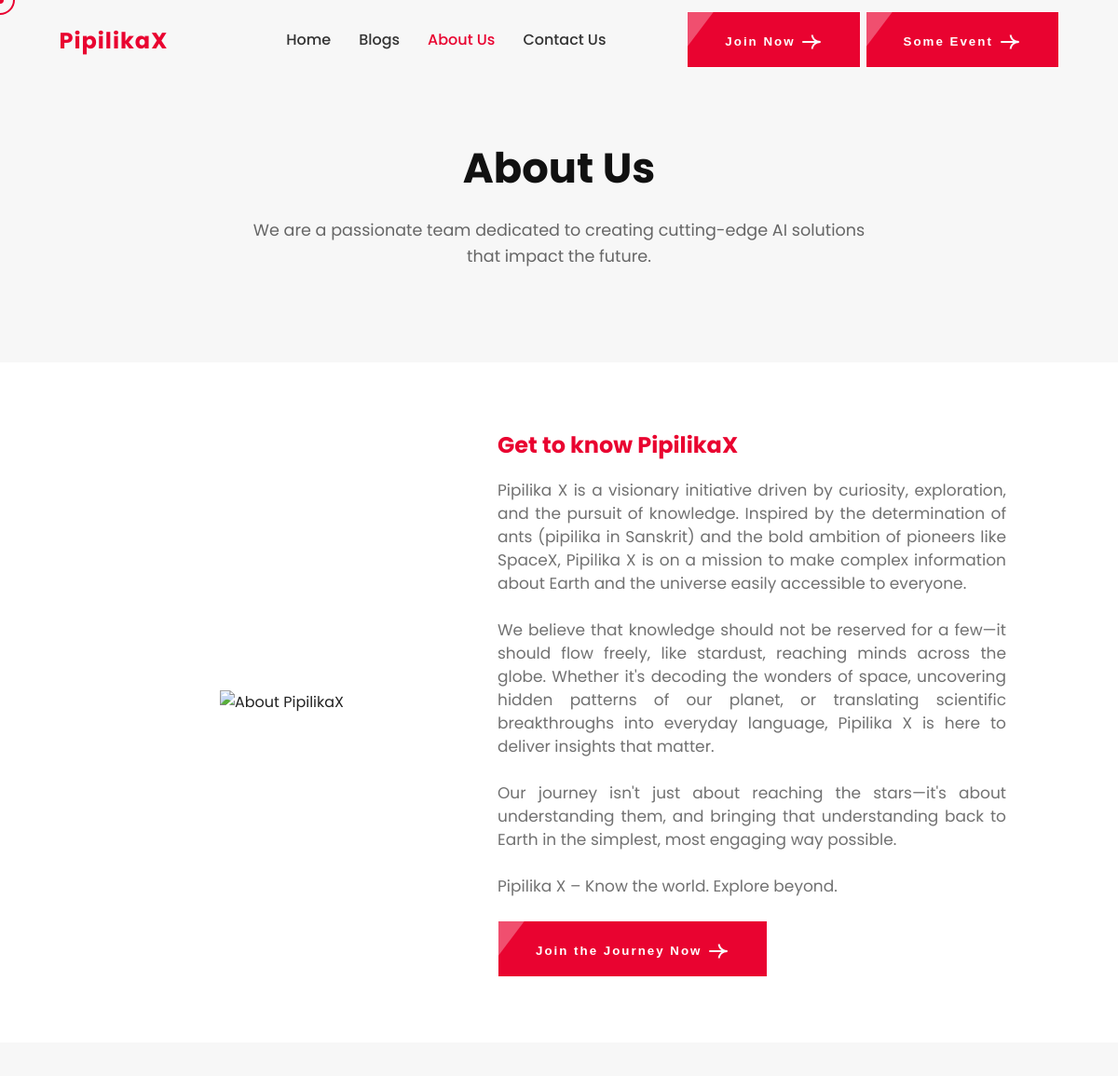
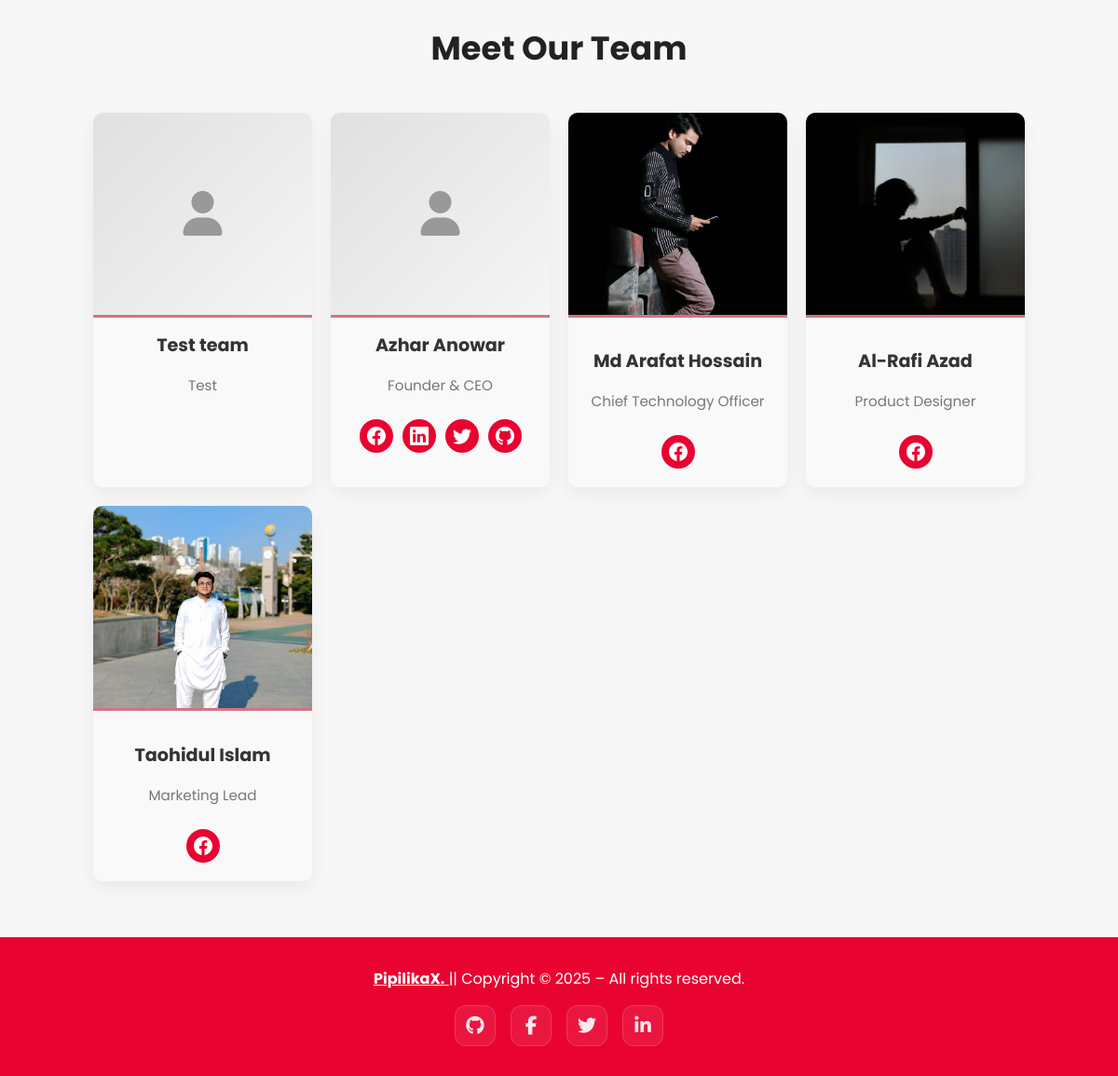
Page /about.php on the committed database (2 pictures, top to bottom).
### tables this page shows
CREATE TABLE `settings` (
  `id` int(11) NOT NULL,
  `setting_key` varchar(100) NOT NULL,
  `setting_value` text DEFAULT NULL,
  `setting_type` enum('text','textarea','image','boolean','number','url') DEFAULT 'text',
  `setting_group` varchar(50) DEFAULT 'general',
  `description` varchar(255) DEFAULT NULL,
  `updated_at` timestamp NOT NULL DEFAULT '0000-00-00 00:00:00' ON UPDATE current_timestamp(),
  `updated_by` int(11) DEFAULT NULL
);

CREATE TABLE `navigation_menu` (
  `id` int(11) NOT NULL,
  `title` varchar(100) NOT NULL,
  `url` varchar(255) NOT NULL,
  `target` varchar(20) DEFAULT '_self',
  `display_order` int(11) DEFAULT 0,
  `is_active` tinyint(1) DEFAULT 1,
  `is_cta` tinyint(1) DEFAULT 0,
  `parent_id` int(11) DEFAULT NULL,
  `created_at` timestamp NOT NULL DEFAULT current_timestamp(),
  `updated_at` timestamp NOT NULL DEFAULT '0000-00-00 00:00:00' ON UPDATE current_timestamp()
);

### includes/functions.php (called while the page is built, shortened)
<?php
function getSetting($key, $default = '')
{
    global $pdo;
    $stmt = $pdo->prepare("SELECT setting_value FROM settings WHERE setting_key = ?");
    $stmt->execute([$key]);
    $result = $stmt->fetch();
    return $result ? $result['setting_value'] : $default;
}

### about.php (the view, shortened to what this page needs)
<?php
require_once __DIR__ . '/includes/templates/header.php';
require_once __DIR__ . '/includes/templates/navigation.php';
$about_intro = getSetting('about_page_subtitle', 'We are a passionate team dedicated to creating cutting-edge AI solutions that impact the future.');
$about_title = getSetting('about_title', 'Get to know PipilikaX');
$about_content = getSetting('about_text');
$team = $pdo->query("SELECT * FROM active_team")->fetchAll();
?>
<main class="about-section">
    <section class="intro">
        <h1>About Us</h1>
        <p class="subtitle"><?php echo htmlspecialchars($about_intro); ?></p>
    </section>
    <section id="aboutSection" style="background-color: white; padding: 70px 10vw;">
        <div class="about-container">
            <div class="about-image">
                <img class="floating-image" src="<?php echo ASSETS_URL; ?>/images/space-man-img.png"
                    alt="About PipilikaX" width="400">
            </div>
            <div class="about-content">
                <h2><?php echo htmlspecialchars($about_title); ?></h2>
                <p><?php echo nl2br(htmlspecialchars($about_content)); ?></p>
                <a href="#">
                    <button class="btn">
                        Join the Journey Now
                        <img src="<?php echo ASSETS_URL; ?>/images/arrow-white.svg" alt="Arrow" />
                    </button>
                </a>
            </div>
        </div>
    </section>
    <?php if (count($team) > 0): ?>
        <section class="team-section">
            <h2>Meet Our Team</h2>
            <div class="team-grid">
                <?php
                foreach ($team as $member):
                    $team_image = null;
                    if ($member['photo']) {
                        if (file_exists(UPLOAD_PATH . 'team/' . $member['photo'])) {
                            $team_image = UPLOAD_URL . '/team/' . htmlspecialchars($member['photo']);
                        } elseif (file_exists(ROOT_PATH . '/assets/images/' . $member['photo'])) {
                            $team_image = ASSETS_URL . '/images/' . htmlspecialchars($member['photo']);
                        }
                    }
                    ?>
                    <div class="team-member">
                        <?php if ($team_image): ?>
                            <img class="team-img" src="<?php echo $team_image; ?>"
                                alt="<?php echo htmlspecialchars($member['name']); ?> Photo">
                        <?php else: ?>
                            <div class="team-img team-img-placeholder"
                                style="display: flex; align-items: center; justify-content: center; background: linear-gradient(135deg, #e0e0e0 0%, #f5f5f5 100%); color: #999; font-size: 48px;">
                                <i class="fas fa-user"></i>
                            </div>
                        <?php endif; ?>
                        <h3><?php echo htmlspecialchars($member['name']); ?></h3>
                        <p><?php echo htmlspecialchars($member['position']); ?></p>
                        <div class="team-social">
                            <?php if ($member['facebook_url'] && $member['facebook_url'] != '#'): ?>
                                <a href="<?php echo htmlspecialchars($member['facebook_url']); ?>" target="_blank"
                                    class="social-icon facebook" aria-label="Facebook">
                                    <img src="<?php echo ASSETS_URL; ?>/images/facebook.svg" alt="Facebook" />
                                </a>
                            <?php endif; ?>
                            <?php if ($member['linkedin_url'] && $member['linkedin_url'] != '#'): ?>
                                <a href="<?php echo htmlspecialchars($member['linkedin_url']); ?>" target="_blank"
                                    class="social-icon linkedin" aria-label="LinkedIn">
                                    <img src="<?php echo ASSETS_URL; ?>/images/linkedin.svg" alt="LinkedIn" />
                                </a>
                            <?php endif; ?>
                            <?php if ($member['twitter_url'] && $member['twitter_url'] != '#'): ?>
                                <a href="<?php echo htmlspecialchars($member['twitter_url']); ?>" target="_blank"
                                    class="social-icon twitter" aria-label="Twitter">
                                    <img src="<?php echo ASSETS_URL; ?>/images/twitter.svg" alt="Twitter" />
                                </a>
                            <?php endif; ?>
                            <?php if ($member['github_url'] && $member['github_url'] != '#'): ?>
                                <a href="<?php echo htmlspecialchars($member['github_url']); ?>" target="_blank"
                                    class="social-icon github" aria-label="GitHub">
                                    <img src="<?php echo ASSETS_URL; ?>/images/github.svg" alt="GitHub" />
                                </a>
                            <?php endif; ?>
                        </div>
                    </div>
                <?php endforeach; ?>
            </div>
        </section>
    <?php endif; ?>
</main>
<?php require_once __DIR__ . '/includes/templates/footer.php'; ?>

### includes/templates/navigation.php (shortened to what this page needs)
<?php
$nav_items_query = $pdo->query("SELECT * FROM navigation_menu WHERE is_active = 1 ORDER BY display_order ASC");
$nav_items = $nav_items_query->fetchAll();
$regular_items = array_filter($nav_items, fn($item) => !$item['is_cta']);
$cta_items = array_filter($nav_items, fn($item) => $item['is_cta']);
$site_name = getSetting('site_name', 'PipilikaX');
$logo_url = null;
$current_page = basename($_SERVER['PHP_SELF']);
?>
<header>
    <div id="headerSection" class="header-inner">
        <div class="logo-container">
            <a href="<?php echo SITE_URL; ?>" class="logo">
                <?php if ($logo_url): ?>
                    <img id="logoImage" src="<?php echo htmlspecialchars($logo_url); ?>" alt="<?php echo htmlspecialchars($site_name); ?> Logo" />
                <?php else: ?>
                    <span style="font-size: 24px; font-weight: 700; color: var(--main-color);"><?php echo htmlspecialchars($site_name); ?></span>
                <?php endif; ?>
            </a>
        </div>
        <nav class="desktop-nav">
            <ul>
                <?php foreach ($regular_items as $item): ?>
                    <li>
                        <a href="<?php echo SITE_URL . '/' . htmlspecialchars($item['url']); ?>"
                           <?php if ($current_page == $item['url']) echo 'class="active"'; ?>
                           <?php if ($item['target'] != '_self') echo 'target="' . htmlspecialchars($item['target']) . '"'; ?>>
                            <?php echo htmlspecialchars($item['title']); ?>
                        </a>
                    </li>
                <?php endforeach; ?>
            </ul>
        </nav>
        <?php if (!empty($cta_items)): ?>
            <div class="desktop-btn">
                <?php foreach ($cta_items as $cta): ?>
                    <a href="<?php echo htmlspecialchars($cta['url']); ?>" <?php if ($cta['target'] != '_self') echo 'target="' . htmlspecialchars($cta['target']) . '"'; ?>>
                        <button class="btn"><?php echo htmlspecialchars($cta['title']); ?> <img src="<?php echo ASSETS_URL; ?>/images/arrow-white.svg" /></button>
                    </a>
                <?php endforeach; ?>
            </div>
        <?php endif; ?>
    </div>
</header>

### includes/templates/footer.php (shortened to what this page needs)
<?php
$footer_brand = getSetting('footer_brand_name', 'PipilikaX');
$footer_copyright = getSetting('footer_copyright', 'Copyright © ' . date('Y') . ' – All rights reserved.');
$footer_github = getSetting('footer_github_url', 'https://github.com/azharanowar/pipilikaX');
$social_facebook = getSetting('facebook_url', '#');
$social_twitter = getSetting('twitter_url', '#');
$social_linkedin = getSetting('linkedin_url', '#');
$social_github = getSetting('github_url', 'https://github.com/azharanowar/pipilikaX');
?>
<footer>
    <div class="footer-content">
        <div class="footer-brand">
            <a href="<?php echo htmlspecialchars($footer_github); ?>" target="_blank">
                <strong><?php echo htmlspecialchars($footer_brand); ?></strong>
            </a> || <?php echo htmlspecialchars($footer_copyright); ?>
        </div>
        <div class="footer-social">
            <?php if ($social_github && $social_github !== '#'): ?>
                <a href="<?php echo htmlspecialchars($social_github); ?>" target="_blank" title="GitHub"
                    class="social-icon github">
                    <i class="fab fa-github"></i>
                </a>
            <?php endif; ?>
            <?php if ($social_facebook && $social_facebook !== '#'): ?>
                <a href="<?php echo htmlspecialchars($social_facebook); ?>" target="_blank" title="Facebook"
                    class="social-icon facebook">
                    <i class="fab fa-facebook-f"></i>
                </a>
            <?php endif; ?>
            <?php if ($social_twitter && $social_twitter !== '#'): ?>
                <a href="<?php echo htmlspecialchars($social_twitter); ?>" target="_blank" title="Twitter"
                    class="social-icon twitter">
                    <i class="fab fa-twitter"></i>
                </a>
            <?php endif; ?>
            <?php if ($social_linkedin && $social_linkedin !== '#'): ?>
                <a href="<?php echo htmlspecialchars($social_linkedin); ?>" target="_blank" title="LinkedIn"
                    class="social-icon linkedin">
                    <i class="fab fa-linkedin-in"></i>
                </a>
            <?php endif; ?>
        </div>
    </div>
</footer>
<div class="cursor-ring"></div>
</body>
</html>

### includes/templates/footer.php (style rules this page uses)
.footer-social { display: flex; gap: 16px; align-items: center; justify-content: center; }
.footer-social .social-icon { display: inline-flex; align-items: center; justify-content: center; width: 44px; height: 44px; border-radius: 12px; background: rgba(255, 255, 255, 0.08); backdrop-filter: blur(10px); -webkit-backdrop-filter: blur(10px); border: 1px solid rgba(255, 255, 255, 0.15); color: rgba(255, 255, 255, 0.9); font-size: 20px; transition: all 0.4s cubic-bezier(0.175, 0.885, 0.32, 1.275); text-decoration: none; }
.footer-social .social-icon i { display: flex; align-items: center; justify-content: center; }

### rows in the picture
settings: setting_value "PipilikaX"
navigation_menu: title "Home"
navigation_menu: title "Blogs"
navigation_menu: title "About Us"
navigation_menu: title "Contact Us"
navigation_menu: title "Join Now"
navigation_menu: title "Some Event"
settings: setting_value "We are a passionate team dedicated to creating cutting-edge AI solutions that impact the future."
settings: setting_value "Get to know PipilikaX"
settings: setting_value "Pipilika X is a visionary initiative driven by curiosity, exploration, and the pursuit of knowledge. Inspired by the determination of ants (pipilika in Sanskrit) and the bold ambition of pioneers like SpaceX, Pipilika X is on a mission to make complex information about Earth and the universe easily accessible to everyone. We believe that knowledge should not be reserved for a few—it should flow freely, like stardust, reaching minds across the globe. Whether it's decoding the wonders of space, uncovering hidden patterns of our planet, or translating scientific breakthroughs into everyday language, Pipilika X is here to deliver insights that matter. Our journey isn't just about reaching the…"
settings: setting_value "PipilikaX."
settings: setting_value "Copyright © 2025 – All rights reserved."

### other values in the picture
$member['name'] "Test team"
$member['position'] "Test"
$member['name'] "Azhar Anowar"
$member['position'] "Founder & CEO"
$member['name'] "Md Arafat Hossain"
$member['position'] "Chief Technology Officer"
$member['name'] "Al-Rafi Azad"
$member['position'] "Product Designer"
$member['name'] "Taohidul Islam"
$member['position'] "Marketing Lead"
